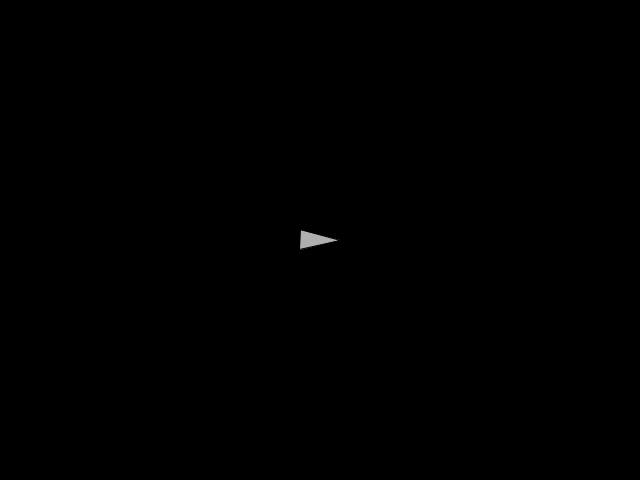
Frame 1 (no input)
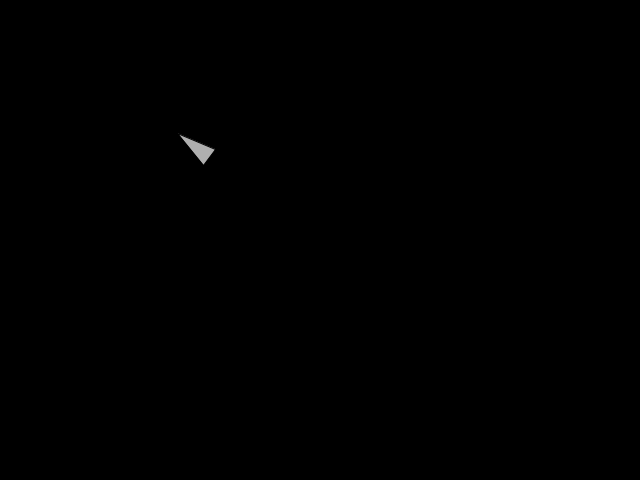
Frame 60 (the mouse pressed at the canvas centre just before this capture)
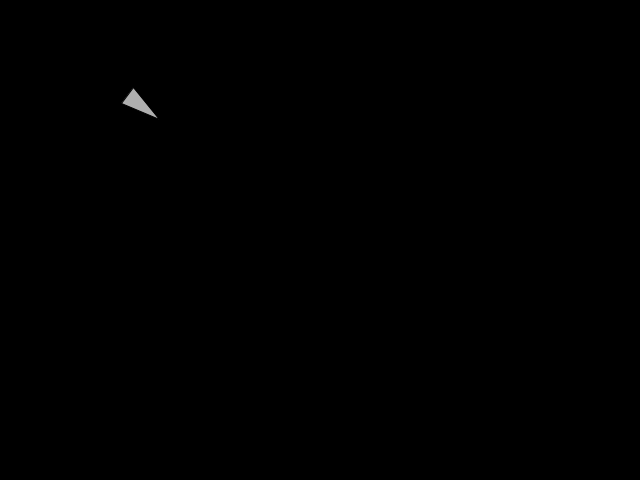
Frame 120 (the mouse held since frame 60 and released just before this capture)

The Processing sketch that drew these frames (run headless with seeded random() and noise(); from frame 60 on, the mouse is pressed at the canvas centre):

// Processing sketch: e_6_1_inverse_seeker
// ── e_6_1_inverse_seeker.pde
Vehicle escaper;

void setup() {
  size(640, 480);
  escaper = new Vehicle(width / 2, height / 2);
}

void draw() {
  background(0);
  escaper.update();
  escaper.seek(new PVector(mouseX, mouseY));
  escaper.display();
}

// ── Vehicle.pde
class Vehicle {

  PVector location;
  PVector velocity;
  PVector acceleration;
  float r;                //Additional variable for size
  float maxforce;
  float maxspeed;

  Vehicle(float x, float y) {
    acceleration = new PVector(0, 0);
    velocity = new PVector(0, 0);
    location = new PVector(x, y);
    r = 10.0;
    maxspeed = 4;        //    Arbitrary values for maxspeed and force; try varying these!
    maxforce = 0.1;
  }

  void update() {         //  Our standard "Euler integration" motion model
    velocity.add(acceleration);
    velocity.limit(maxspeed);
    location.add(velocity);
    acceleration.mult(0);
  }

  void applyForce(PVector force) {  //  Newton's second law; we could divide by mass if we wanted.
    acceleration.add(force);
  }

  void seek(PVector target) {    //  Our seek steering force algorithm
    PVector desired = PVector.sub(target, location);
    desired.normalize();
    desired.mult(maxspeed);
    PVector steer = PVector.sub(desired, velocity);
    steer.limit(maxforce);
    applyForce(steer);
  }

  void display() {
    //Vehicle is a triangle pointing in the direction of velocity; 
    //since it is drawn pointing up, we rotate it an additional 90 degrees.
    float theta = velocity.heading() + PI/2;    
    fill(175);
    stroke(0);
    pushMatrix();
    translate(location.x, location.y);
    rotate(theta);
    beginShape();
    vertex(0, -r*2);
    vertex(-r, r*2);
    vertex(r, r*2);
    endShape(CLOSE);
    popMatrix();
  }
}
